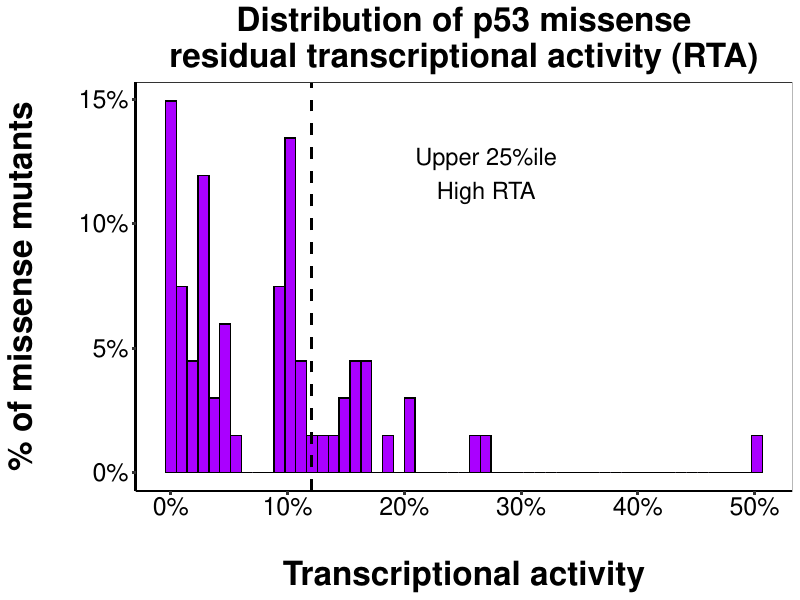

The R source for this figure:
library(magrittr)
library(data.table)
library(ggplot2)

cv <- c("#c51162", "#aa00ff", "#0091ea", "#64dd17", "#ffab00", "#00b8d4", 
  "#d50000", "#6200ea", "#2962ff", "#a7ffeb", "#00c853", "#ff6d00", 
  "#aeea00", "#dd2c00")

dt <- "../Data/Survival.tsv" %>% data.table::fread()

dt <- dt %>% unique(by = "surv_ID")

# null vs all missense, then null vs high TS

co <- quantile(dt[effect == "Missense", Transcription], na.rm = TRUE, 0.75)

# n.b. two NA values for delins and a 2 base sub are excluded cause no PHANTM
hist <- ggplot(dt[effect == "Missense"], aes(x = Transcription)) +
  geom_histogram(bins = 55, color = "black", fill = "#aa00ff",
                 aes(y=after_stat(count/sum(count)))) +
  geom_vline(xintercept = co, linetype = "dashed", linewidth = 1) +
  annotate("text", x = co + 15, y = 0.12, label = "Upper 25%ile\nHigh RTA", size = 6) +
  theme_bw() +
  theme(axis.line = element_line(size = 1), axis.ticks = element_line(linewidth = 1),
        plot.title = element_text(hjust = 0.5, face = "bold", size = 24),
        axis.text = element_text(color = "black", size = 18),
        axis.title = element_text(color = "black", face = "bold", size = 24),
        panel.grid = element_blank()) +
  scale_y_continuous(labels = scales::percent) +
  scale_x_continuous(labels = function(x) paste0(x, "%")) +
  ylab("% of missense mutants\n") +
  xlab("\nTranscriptional activity") +
  ggtitle("Distribution of p53 missense\nresidual transcriptional activity (RTA)")

ggsave(hist, filename = "Figure_5C.pdf", width = 8, height = 6)
